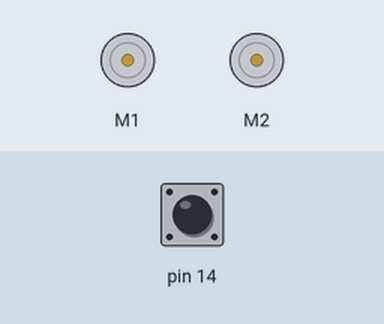
This sketch was run on a simulated Arduino Leonardo, built with avr-gcc and run on an emulated ATmega32U4. On the bench: 2 × DC motor (green arrow = forward, orange = backward, longer = faster). The test bench sets the inputs (shaded band); at power-on: pin 14 HIGH.

Above: at 0.8 s.
0.9 s: pin 14 pulled LOW for 0.15 s
At 2.6 s:
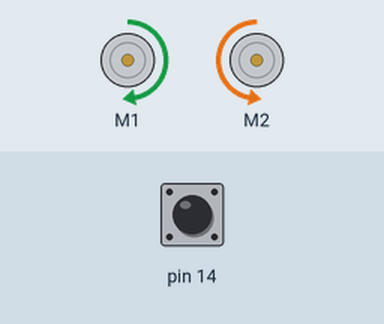
At 3.6 s:
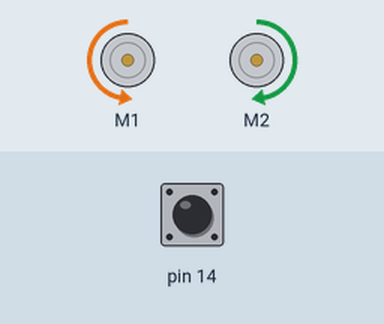
6.6 s: pin 14 pulsed LOW 5 times (0.12 s each, 0.3 s apart)
At 8.9 s:
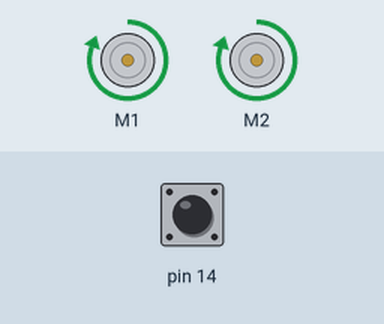
Timing chart, 0 to 10.4 s (numbered marks = the images above; inputs shaded):
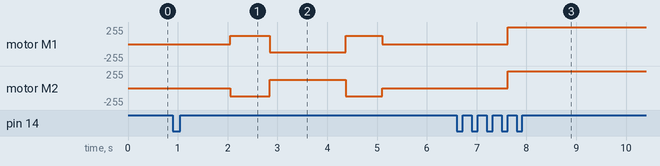

The sketch:

RaceCode.ino
```cpp
/**
 * Titel:
 *    Zumo32U4 Project Groep 2.2
 *
 * Groepsleden:
 *    Erik Bohnet
 *    Vincent Hasper
 *    Boris Horstink
 *    Robin Simons
 *    Jesse Riemens
 *
 * Datum:
 *    14/06/2023
 *
 */

#include <Wire.h>
#include <Zumo32U4.h>

// Variabele voor de maximale snelheid van de motoren
uint16_t maxSpeed = 400;

// Objecten voor het regelen van de Zumo32U4
Zumo32U4LineSensors lineSensors;
Zumo32U4Motors motors;
Zumo32U4ButtonA buttonA;
Zumo32U4ProximitySensors proxSensors;

// Variabelen voor het opslaan van de sensorwaarden
unsigned int lineSensorValues[5]; // Waarden van de lijnsensoren
bool useEmitters = true; // Boolean voor het inschakelen van de lijnvolg-emitters
unsigned int GroenWaarde[5]; // Groene waarden van de lijnsensoren
unsigned int ZwartWarde[5]; // Zwarte waarden van de lijnsensoren
unsigned int bruinWaarde[5]; // Bruine waarden van de lijnsensoren

// Variabelen voor het kalibreren van de sensoren
int GroenMin = 2000;
int GroenMax = 0;
int ZwartMin = 2000;
int ZwartMax = 0;
int WitMax = 0;
int WitMin = 2000;
int bruinMin = 2000;
int bruinMax = 0;

/**
 * Kalibreer de sensors van de Zumo-robot.
 */

void calibrateSensors()
{
  delay(1000);
  for (uint16_t i = 0; i < 120; i++)
  {
    if (i > 30 && i <= 90)
    {
      motors.setSpeeds(-200, 200);
    }
    else
    {
      motors.setSpeeds(200, -200);
    }
    lineSensors.calibrate(); // Kalibreer de lijnsensoren
  }
  motors.setSpeeds(0, 0); // Stop de motoren
}

/**
 * Lees de groenwaarden van de lijnsensoren.
 */

void Groenwaardes()
{
  static uint16_t lastSampleTime = 0;
  if ((uint16_t)(millis() - lastSampleTime) >= 100)
  {
    lastSampleTime = millis();
    lineSensors.read(lineSensorValues, useEmitters ? QTR_EMITTERS_ON : QTR_EMITTERS_OFF);
    for (int i = 0; i < 5; i++)
    {
      GroenWaarde[i] = lineSensorValues[i];
      if (GroenMax < GroenWaarde[i])
      {
        GroenMax = GroenWaarde[i];
      }
      else if (GroenMin > GroenWaarde[i])
      {
        GroenMin = GroenWaarde[i];
      }
    }
  }
}

/**
 * Lees de zwartwaarden van de lijnsensoren.
 */

void ZwartWardes()
{
  static uint16_t lastSampleTime = 0;
  if ((uint16_t)(millis() - lastSampleTime) >= 100)
  {
    lastSampleTime = millis();
    lineSensors.read(lineSensorValues, useEmitters ? QTR_EMITTERS_ON : QTR_EMITTERS_OFF);
    for (int i = 0; i < 5; i++)
    {
      ZwartWarde[i] = lineSensorValues[i];
      if (ZwartMax < ZwartWarde[i])
      {
        ZwartMax = ZwartWarde[i];
      }
      else if (ZwartMin > ZwartWarde[i])
      {
        ZwartMin = ZwartWarde[i];
      }
    }
  }
}

/**
 * Lees de bruinwaarden van de lijnsensoren.
 */

void bruinWaardes()
{
  static uint16_t lastSampleTime = 0;
  if ((uint16_t)(millis() - lastSampleTime) >= 100)
  {
    lastSampleTime = millis();
    lineSensors.read(lineSensorValues, useEmitters ? QTR_EMITTERS_ON : QTR_EMITTERS_OFF);
    for (int i = 0; i < 5; i++)
    {
      bruinWaarde[i] = lineSensorValues[i];
      if (bruinMax < bruinWaarde[i])
      {
        bruinMax = bruinWaarde[i];
      }
      else if (bruinMin > bruinWaarde[i])
      {
        bruinMin = bruinWaarde[i];
      }
    }
  }
}

/**
 * Initialiseer de Zumo-robot en voer de kalibratie uit.
 */

void setup()
{
  proxSensors.initThreeSensors(); // Initialisatie van de proximitysensoren
  Serial1.begin(9600); // Initialisatie van seriële communicatie
  lineSensors.initFiveSensors(); // Initialisatie van de lijnsensoren
  buttonA.waitForButton(); // Wacht op drukken van knop A
  calibrateSensors(); // Kalibreer de sensoren
  buttonA.waitForButton(); // Wacht op drukken van knop A
  Groenwaardes(); // Lees de groene waarden van de sensoren
  Serial1.print(GroenMax); // Stuur de maximale groene waarde via seriële communicatie
  Serial1.print(GroenMin); // Stuur de minimale groene waarde via seriële communicatie
  buttonA.waitForButton(); // Wacht op drukken van knop A
  ZwartWardes(); // Lees de zwarte waarden van de sensoren
  buttonA.waitForButton(); // Wacht op drukken van knop A
  bruinWaardes(); // Lees de bruine waarden van de sensoren
  printReadingsToSerial(); // Print de sensorwaarden naar de seriële monitor
  buttonA.waitForButton(); // Wacht op drukken van knop A
}

/**
 * Print de groenwaarden naar de seriële monitor.
 */

void printReadingsToSerial()
{
  char buffer[800];
  sprintf(buffer, "%4d %4d %4d %4d %4d %c\n",
    GroenWaarde[0],
    GroenWaarde[1],
    GroenWaarde[2],
    GroenWaarde[3],
    GroenWaarde[4],
    useEmitters ? 'E' : 'e'
  );
  Serial1.print(buffer);
}

/**
 * Print de lijnwaarden naar de seriële monitor.
 */

// Functie voor het printen van de sensorwaarden naar de seriële monitor
void printReadingsToSerial1()
{
  char buffer[80];
  sprintf(buffer, "%4d %4d %4d %4d %4d %c\n",
    lineSensorValues[0],
    lineSensorValues[1],
    lineSensorValues[2],
    lineSensorValues[3],
    lineSensorValues[4],
    useEmitters ? 'E' : 'e'
  );
  Serial1.print(buffer);
}

/**
 * Het hoofdprogramma van de Zumo-robot.
 */

// Hoofdprogramma wordt continue uitgevoerd
void loop()
{
  char xbee = Serial1.read(); // Lees een karakter van de seriële communicatie
  // Controleer de sensorwaarden en voer de bijbehorende acties uit
  if ((GroenMin - 50) < lineSensorValues[0] && lineSensorValues[0] > (GroenMax + 50) ||
      (GroenMin - 50) < lineSensorValues[1] && lineSensorValues[1] > (GroenMax + 50) ||
      (GroenMin - 50) < lineSensorValues[2] && lineSensorValues[2] > (GroenMax + 50) ||
      (GroenMin - 50) < lineSensorValues[3] && lineSensorValues[3] > (GroenMax + 50) ||
      (GroenMin - 50) < lineSensorValues[4] && lineSensorValues[4] > (GroenMax + 50))
  {
    for (int j = 0; j < 5; j++)
    {
      lineSensorValues[j] = lineSensorValues[j] + 100;
    }
    maxSpeed = 400;
    rijdenZwart(); // Rijd op de zwarte lijn
  }
  else if ((bruinMin - 50) < lineSensorValues[0] && lineSensorValues[0] > (bruinMin + 50) ||
           (bruinMin - 50) < lineSensorValues[1] && lineSensorValues[1] > (bruinMin + 50) ||
           (bruinMin - 50) < lineSensorValues[2] && lineSensorValues[2] > (bruinMin + 50) ||
           (bruinMin - 50) < lineSensorValues[3] && lineSensorValues[3] > (bruinMin + 50) ||
           (bruinMin - 50) < lineSensorValues[4] && lineSensorValues[4] > (bruinMin + 50))
  {
    for (int j = 0; j < 5; j++)
    {
      lineSensorValues[j] = lineSensorValues[j] + 100;
    }
    proxSensors.read();
    int left_sensor = proxSensors.countsLeftWithLeftLeds();
    int center_left_sensor = proxSensors.countsFrontWithLeftLeds();
    int center_right_sensor = proxSensors.countsFrontWithRightLeds();
    int right_sensor = proxSensors.countsRightWithRightLeds();

    Serial.println("Left Sensor: " + String(left_sensor));
    Serial.println("voor Left Sensor: " + String(center_left_sensor));
    Serial.println("voor right Sensor: " + String(center_right_sensor));
    Serial.println("right : " + String(right_sensor));
    delay(200);

    motors.setSpeeds(-100, 100);
    if (center_left_sensor && center_right_sensor != 0)
    {
      motors.setSpeeds(400, 400);
    }
  }
  else
  {
    rijdenZwart(); // Rijd op de zwarte lijn
    maxSpeed = 200;
  }
}

/**
 * Rijdt op een zwarte lijn.
 */

void rijdenZwart()
{
  // Lees de sensorwaarden
  lineSensors.read(lineSensorValues, useEmitters ? QTR_EMITTERS_ON : QTR_EMITTERS_OFF);

  // Bereken de verschilwaarden voor de motorinstellingen
  int32_t difference = 0;
  int32_t sum = 0;
  for (uint8_t i = 0; i < 5; i++)
  {
    int32_t value = lineSensorValues[i];
    value = map(value, ZwartMin, ZwartMax, 0, 1000);
    if (value < 0)
      value = 0;
    if (value > 1000)
      value = 1000;
    sum += value * (i * 4 - 10);
    difference += value;
  }

  // Corrigeer de motorinstellingen op basis van de verschilwaarden
  int32_t error = sum / difference;
  int32_t speedDifference = error / 4;
  int32_t leftSpeed = maxSpeed + speedDifference;
  int32_t rightSpeed = maxSpeed - speedDifference;

  // Stel de motorinstellingen in
  motors.setSpeeds(leftSpeed, rightSpeed);
}
```

Measured:
- after the input at 0.9 s, motor M1: stopped → forward 127/255 after 1.2 s, → backward 127/255 0.79 s later, → forward 127/255 1.5 s later, → stopped 0.74 s later; motor M2: stopped → backward 127/255 after 1.2 s, → forward 127/255 0.79 s later, → backward 127/255 1.5 s later, → stopped 0.74 s later
- after the input at 6.6 s, motor M1: stopped → forward 255/255 after 1.0 s; motor M2: stopped → forward 254/255 after 1.0 s
